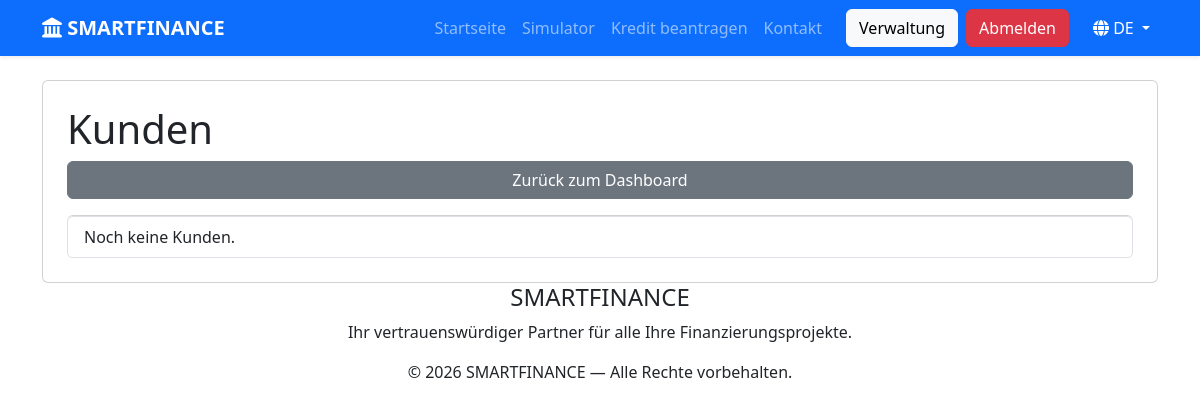
Before: /admin/clients.php (signed in) with the older database file.
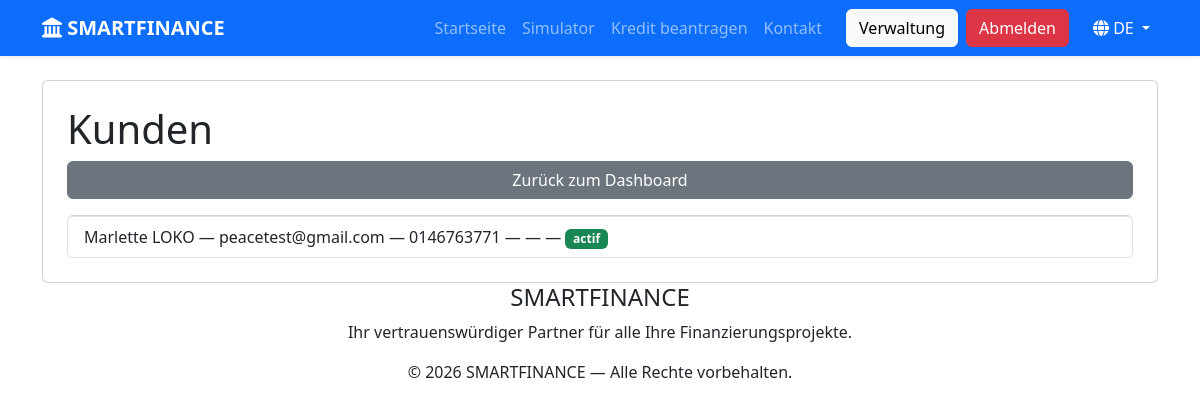
After: the same page with the newer database file.
### tables this page shows
CREATE TABLE `utilisateurs` (
  `id` int(11) NOT NULL,
  `nom` varchar(100) NOT NULL,
  `prenom` varchar(100) NOT NULL,
  `email` varchar(150) NOT NULL,
  `telephone` varchar(20) DEFAULT NULL,
  `mot_de_passe` varchar(255) NOT NULL,
  `role` enum('client','admin') DEFAULT 'client',
  `statut` enum('actif','inactif') DEFAULT 'actif',
  `date_creation` timestamp NOT NULL DEFAULT current_timestamp()
);

### config/lang.php (called while the page is built, shortened)
<?php
function t($cle){
    return $GLOBALS['__traductions'][$cle] ?? $cle;
}
?>

### config/fonctions.php (called while the page is built, shortened)
<?php
function e($valeur){
    return htmlspecialchars($valeur ?? '', ENT_QUOTES, 'UTF-8');
}
?>

### admin/clients.php (the view, shortened to what this page needs)
<?php
require_once __DIR__ . '/../config/config.php';
require_once __DIR__ . '/../config/fonctions.php';
$clients = $pdo->query("SELECT * FROM utilisateurs WHERE role = 'client' ORDER BY id DESC")->fetchAll();
require_once __DIR__ . '/../includes/header.php';
?>
<div class="container mt-4">
    <div class="card p-4">
        <h1><?= t('admin_clients_titre') ?></h1>
        <a href="index.php" class="btn btn-secondary mb-3"><?= t('admin_retour') ?></a>
        <ul class="list-group">
            <?php foreach ($clients as $client): ?>
                <li class="list-group-item">
                    <?= e($client['prenom'] . ' ' . $client['nom']) ?> — <?= e($client['email']) ?>
                    — <?= e($client['telephone'] ?? '') ?>
                    — <?= e($client['ville'] ?? '') ?>
                    — <?= e($client['profession'] ?? '') ?>
                    — <span class="badge bg-<?= $client['statut'] === 'actif' ? 'success' : 'secondary' ?>">
                        <?= e($client['statut']) ?>
                    </span>
                </li>
            <?php endforeach; ?>
            <?php if (empty($clients)): ?>
                <li class="list-group-item"><?= t('admin_aucun_client') ?></li>
            <?php endif; ?>
        </ul>
    </div>
</div>
<?php require_once __DIR__ . '/../includes/footer.php'; ?>

### includes/header.php (shortened to what this page needs)
<?php
require_once __DIR__ . "/../config/fonctions.php";
?>
<!DOCTYPE html>
<html lang="fr">
<head>
<link rel="stylesheet"
href="https://cdn.jsdelivr.net/npm/bootstrap@5.3.3/dist/css/bootstrap.min.css">
<link rel="stylesheet"
href="https://cdnjs.cloudflare.com/ajax/libs/font-awesome/6.7.2/css/all.min.css">
<link rel="stylesheet"
href="<?= SITE_URL ?>assets/css/style.css">
</head>
<body>
<?php require_once __DIR__ . "/navbar.php"; ?>

### includes/navbar.php (shortened to what this page needs)
<nav class="navbar navbar-expand-lg navbar-dark bg-primary shadow-sm">
    <div class="container">
        <a class="navbar-brand fw-bold" href="<?= SITE_URL ?>">
            <i class="fas fa-landmark"></i> SMARTFINANCE
        </a>
        <div class="collapse navbar-collapse" id="menu">
            <ul class="navbar-nav ms-auto align-items-lg-center">
                <li class="nav-item">
                    <a class="nav-link" href="<?= SITE_URL ?>"><?= t('nav_accueil') ?></a>
                </li>
                <li class="nav-item">
                    <a class="nav-link" href="<?= SITE_URL ?>simulateur.php">
                        <?= t('nav_simulateur') ?>
                    </a>
                </li>
                <li class="nav-item">
                    <a class="nav-link" href="<?= SITE_URL ?>demande.php">
                        <?= t('nav_demande') ?>
                    </a>
                </li>
                <li class="nav-item">
                    <a class="nav-link" href="<?= SITE_URL ?>contact.php">
                        <?= t('nav_contact') ?>
                    </a>
                </li>
              <?php if(isset($_SESSION['user'])): ?>
<?php if($_SESSION['user']['role'] === 'admin'): ?>
<li class="nav-item">
<a class="btn btn-light ms-lg-3" href="<?= SITE_URL ?>admin/index.php">
<?= t('nav_administration') ?>
</a>
</li>
<?php endif; ?>
<li class="nav-item">
<a class="btn btn-danger ms-lg-2"
href="<?= SITE_URL ?>logout.php">
<?= t('nav_deconnexion') ?>
</a>
</li>
<?php endif; ?>
                <li class="nav-item dropdown ms-lg-3 mt-2 mt-lg-0">
                    <a class="nav-link dropdown-toggle text-white lang-toggle" href="#" role="button" data-bs-toggle="dropdown">
                        <i class="fas fa-globe"></i> <?= strtoupper($_SESSION['lang']) ?>
                    </a>
                </li>
            </ul>
        </div>
    </div>
</nav>

### includes/footer.php (shortened to what this page needs)
<footer>
<div class="container text-center">
<h4>SMARTFINANCE</h4>
<p>
<?= t('footer_texte') ?>
</p>
<p>
© <?= date('Y'); ?> SMARTFINANCE — <?= t('footer_droits') ?>
</p>
</div>
</footer>
</body>
</html>

Changed rows visible on the page:
added utilisateurs: prenom+nom "Marlette LOKO", email "peacetest@gmail.com", telephone "0146763771", statut "actif"
Other visible differences:
t('admin_aucun_client'): "Noch keine Kunden." → (not shown)
